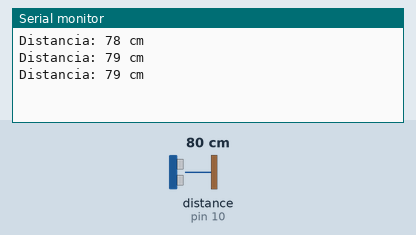
Recording of a sketch running on a simulated Arduino Uno, built with avr-gcc and run on an emulated ATmega328P. Shown: the last lines printed to the serial monitor. Wiring (inferred from the names in the program): ultrasonic range finder: trigger pin 9; echo pin 10. The test bench sets the inputs (shaded band); at power-on: distance to the obstacle (sensor on pin 10) 80 cm. The echo pulse lasts 58.3 µs per cm.

Above: at 1.3 s.
1.4 s: distance to the obstacle (sensor on pin 10) set to 2 cm
At 1.9 s:
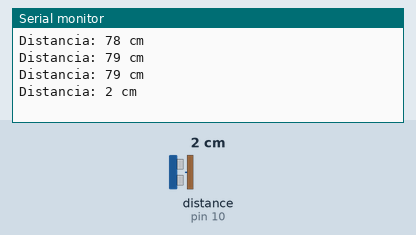
2.9 s: distance to the obstacle (sensor on pin 10) set to 4 cm
At 3.4 s:
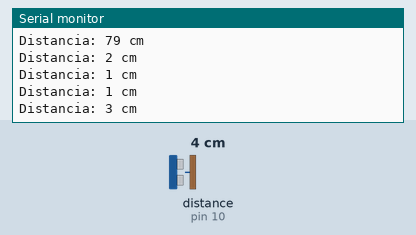
Timing chart, 0 to 5.9 s (numbered marks = the images above; inputs shaded):
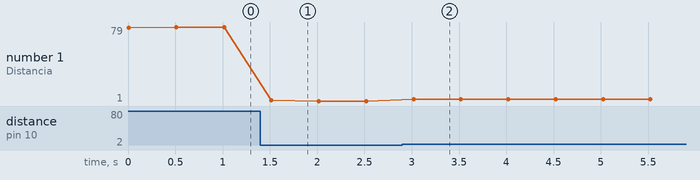

Measured:
- after the input at 1.4 s, the serial monitor: prints a new line after 0.12 s (image 1)
- after the input at 2.9 s, the serial monitor: prints a new line after 0.12 s (image 2)
- plotted number 1: 79 → 1 after the input at 1.4 s, 1 → 3 after the input at 2.9 s

The sketch:

nousado.ino
```cpp
// Definir los pines del sensor
const int trigPin = 9;
const int echoPin = 10;

void setup() {
  // Inicializar la comunicación serie
  Serial.begin(9600);

  // Configurar los pines
  pinMode(trigPin, OUTPUT);
  pinMode(echoPin, INPUT);
}

void loop() {
  // Enviar un pulso de 10 microsegundos al pin Trig
  digitalWrite(trigPin, LOW);
  delayMicroseconds(2);
  digitalWrite(trigPin, HIGH);
  delayMicroseconds(10);
  digitalWrite(trigPin, LOW);

  // Leer el tiempo que tarda el pulso en volver
  long duration = pulseIn(echoPin, HIGH);

  // Verificar si la lectura es válida
  if (duration == 0) {
    Serial.println("Error: No se recibió señal de respuesta");
    return;
  }

  // Calcular la distancia en centímetros
  long distance = duration * 0.034 / 2;

  // Verificar si la distancia está fuera de rango
  if (distance >= 400 || distance <= 0) {
    Serial.println("Error: Lectura fuera de rango");
    return;
  }

  // Imprimir la distancia por el puerto serie
  Serial.print("Distancia: ");
  Serial.print(distance);
  Serial.println(" cm");

  // Esperar un poco antes de la siguiente medición
  delay(500);
}
```
